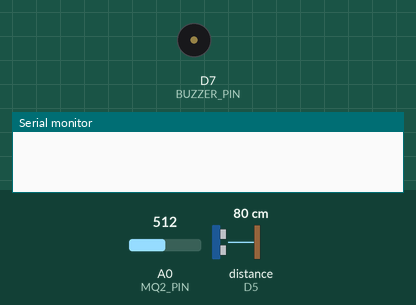
Recording of a sketch running on a simulated ESP8266 (NodeMCU). Parts: buzzer (waves = sounding, pin HIGH), the last lines printed to the serial monitor. Wiring (inferred from the names in the program): ultrasonic range finder: trigger D6; echo D5. The inputs (shaded band) are chosen by the test bench; at power-on: A0 (MQ2_PIN) = 512, distance to the obstacle (sensor on D5) 80 cm. The echo pulse lasts 58.3 µs per cm; WiFi joins after 1.5 s; servers stay silent unless stated; no MQTT or app messages arrive unless stated; pins used as bus, display or sensor lines are not drawn.

Above: at 0.0 s.
At 1.6 s:
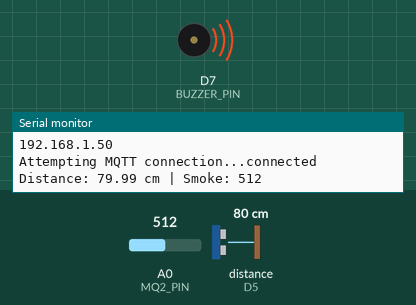
Timing chart, 0 to 3.1 s (numbered marks = the images above):
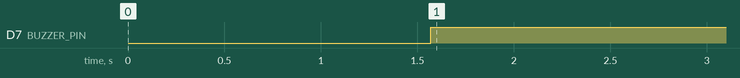

The sketch:

ultrasonicgasbuzzar.ino
```cpp
#include <ESP8266WiFi.h>
#include <PubSubClient.h>

// WiFi credentials
const char* ssid = "Airel_9842878776";
const char* password = "air88581";

// MQTT broker details
const char* mqtt_server = "broker.emqx.io";  // Or your own broker
const int mqtt_port = 1883;
const char* mqtt_topic = "quantanics/sensor";      // Custom topic

#define TRIG_PIN D6
#define ECHO_PIN D5
#define BUZZER_PIN D7
#define MQ2_PIN A0

WiFiClient espClient;
PubSubClient client(espClient);

long duration;
float distance;
int smokeValue;

void setup_wifi() {
  delay(10);
  Serial.println();
  Serial.print("Connecting to ");
  Serial.println(ssid);

  WiFi.begin(ssid, password);
  while (WiFi.status() != WL_CONNECTED) {
    delay(500);
    Serial.print(".");
  }
  Serial.println("");
  Serial.println("WiFi connected");
  Serial.println("IP address: ");
  Serial.println(WiFi.localIP());
}

void reconnect() {
  while (!client.connected()) {
    Serial.print("Attempting MQTT connection...");
    if (client.connect("ESP8266Client")) {
      Serial.println("connected");
    } else {
      Serial.print("failed, rc=");
      Serial.print(client.state());
      delay(2000);
    }
  }
}

void setup() {
  Serial.begin(115200);

  pinMode(TRIG_PIN, OUTPUT);
  pinMode(ECHO_PIN, INPUT);
  pinMode(BUZZER_PIN, OUTPUT);

  setup_wifi();
  client.setServer(mqtt_server, mqtt_port);
}

void loop() {
  if (!client.connected()) {
    reconnect();
  }
  client.loop();

  // Measure distance
  digitalWrite(TRIG_PIN, LOW);
  delayMicroseconds(2);
  digitalWrite(TRIG_PIN, HIGH);
  delayMicroseconds(10);
  digitalWrite(TRIG_PIN, LOW);
  duration = pulseIn(ECHO_PIN, HIGH);
  distance = duration * 0.0343 / 2;

  // Read smoke level
  smokeValue = analogRead(MQ2_PIN);

  // Print values
  Serial.print("Distance: ");
  Serial.print(distance);
  Serial.print(" cm | Smoke: ");
  Serial.println(smokeValue);

  // Prepare JSON message
  String payload = "{";
  payload += "\"distance\":" + String(distance, 2) + ",";
  payload += "\"smoke\":" + String(smokeValue);
  payload += "}";

  // Publish to MQTT
  client.publish(mqtt_topic, payload.c_str());

  // Check conditions for buzzer
  if (distance > 20 || smokeValue > 500) {
    digitalWrite(BUZZER_PIN, HIGH);
  } else {
    digitalWrite(BUZZER_PIN, LOW);
  }

  delay(1000);
}
```

Measured:
- by itself, D7 (BUZZER_PIN): LOW → HIGH at 1.6 s
